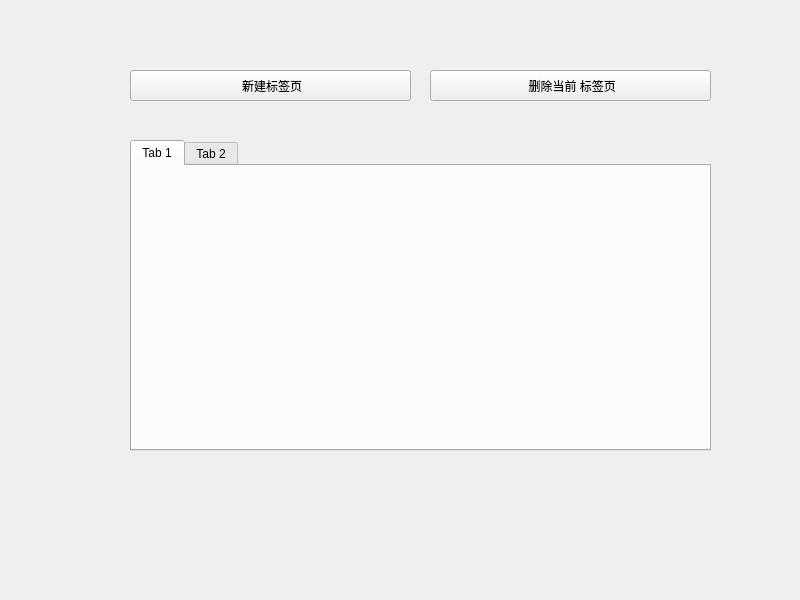
<?xml version="1.0" encoding="UTF-8"?>
<ui version="4.0">
 <class>Widget</class>
 <widget class="QWidget" name="Widget">
  <property name="geometry">
   <rect>
    <x>0</x>
    <y>0</y>
    <width>800</width>
    <height>600</height>
   </rect>
  </property>
  <property name="windowTitle">
   <string>Widget</string>
  </property>
  <widget class="QTabWidget" name="tabWidget">
   <property name="geometry">
    <rect>
     <x>130</x>
     <y>140</y>
     <width>581</width>
     <height>311</height>
    </rect>
   </property>
   <widget class="QWidget" name="tab">
    <attribute name="title">
     <string>Tab 1</string>
    </attribute>
   </widget>
   <widget class="QWidget" name="tab_2">
    <attribute name="title">
     <string>Tab 2</string>
    </attribute>
   </widget>
  </widget>
  <widget class="QPushButton" name="pushButton_add">
   <property name="geometry">
    <rect>
     <x>130</x>
     <y>70</y>
     <width>281</width>
     <height>31</height>
    </rect>
   </property>
   <property name="text">
    <string> 新建标签页</string>
   </property>
  </widget>
  <widget class="QPushButton" name="pushButton_remove">
   <property name="geometry">
    <rect>
     <x>430</x>
     <y>70</y>
     <width>281</width>
     <height>31</height>
    </rect>
   </property>
   <property name="text">
    <string> 删除当前 标签页</string>
   </property>
  </widget>
 </widget>
 <resources/>
 <connections/>
</ui>
